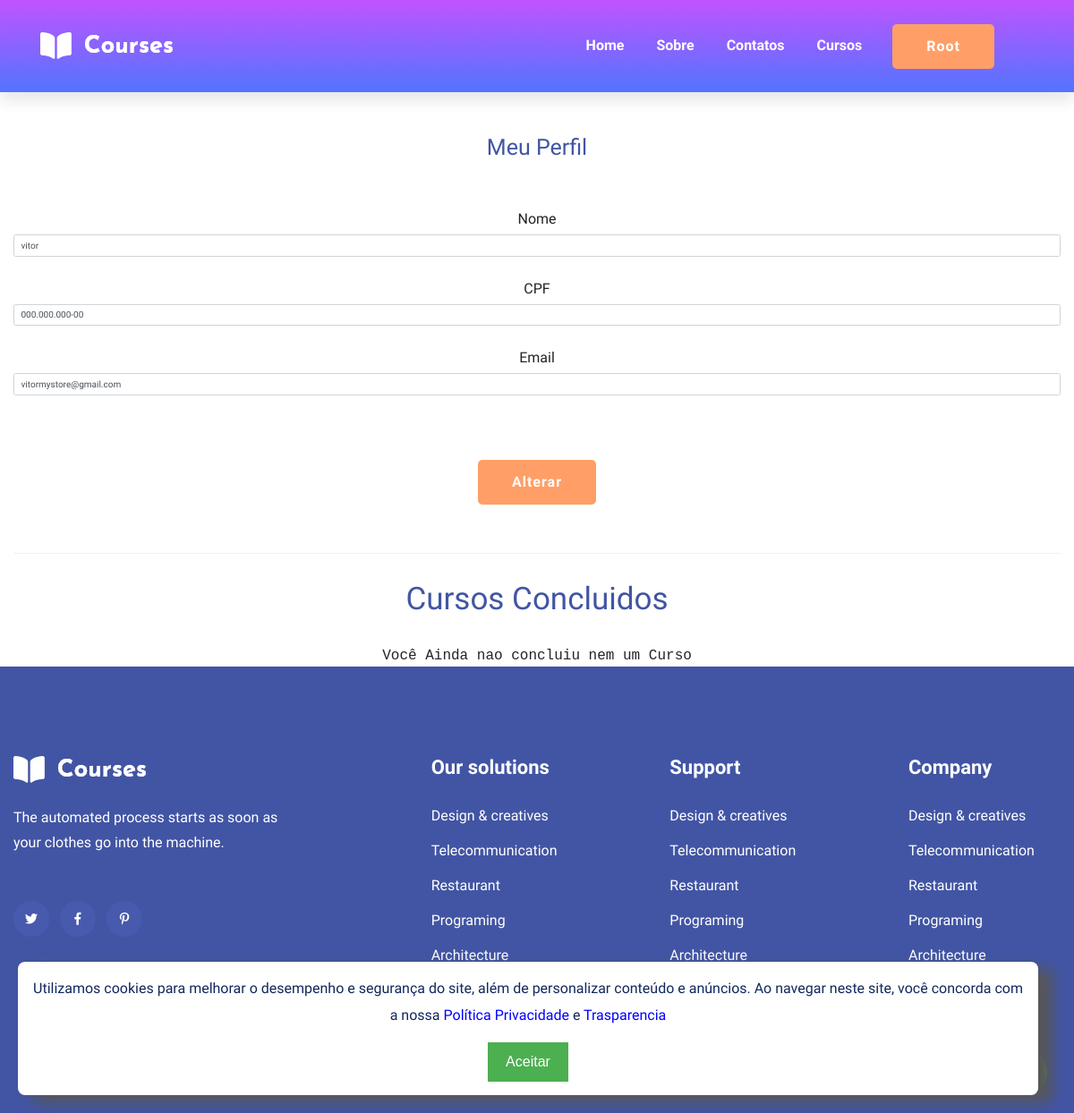
/area_aluno/ (signed in), run on the app's committed database.
### usuarios/models.py (models this page shows)
class USUARIO(AbstractUser):
    cpf = models.CharField(blank=True, max_length=18)

### usuarios/views.py (the view, shortened to what this page needs)
# urls.py: path('area_aluno/',views.area_aluno, name='area_aluno'),
@transaction.atomic
def area_aluno(request):
    if request.method == "GET":
        username = request.user.username
        first_name = request.user.first_name
        cpf = request.user.cpf
        email = request.user.email
        curso_concluido = ProgressoAula.objects.filter(usuario=request.user,baixou_certificado=True)
        return render(request,'area_aluno.html',{
                                                'username':username,
                                                'first_name':first_name,
                                                'cpf': cpf,
                                                'email':email,
                                                'curso_concluido':curso_concluido
                                                    })
    messages.add_message(request, constants.SUCCESS, 'Dados de Usuario Alterado com Sucesso, Faça novamente o Login para Validar')
    return redirect('/login')

### usuarios/templates/area_aluno.html (shortened to what this page needs)
{% extends 'base-novo.html'%}
{% block 'body' %}
    <main class="container text-center">
            <div class="box text-center logar">
                <form method="POST">{% csrf_token %}
                    <div class="logar-form">
                    <h1 class="titulo font-degrade borda-bottom-degrade">Meu Perfil</h2>
                    <br>
                    <br>
                    <label for="name">Nome</label>
                    <input type="text" class="form-control input-cadastro" value="{{first_name}}" name="first_name" placeholder="nome de usuário">
                    <br>
                    <label for="name">CPF</label>
                    <input type="text" class="form-control input-cadastro" data-mask="000.000.000-00"  value="{{cpf}}" name="cpf" id="cpf" placeholder="CPF">
                    <br>
                    <label for="name">Email</label>
                    <input type="text" class="form-control input-cadastro" value="{{email}}" name="email" placeholder="Email">
                    <br>
                    <br>
                </div>
                    <br>
                    <input  type="submit" value="Alterar" class="btn btn-success">
                </form>
            </div>
 <br>
<hr>
<h1 class="display-4">Cursos Concluidos</h1>
 {% if curso_concluido %}
        <table class="table">
            <thead class="thead-dark">
              <tr>
                <th scope="col"></th>
                <th scope="col">Curso</th>
                <th scope="col">Progresso</th>
              </tr>
            </thead>
            <tbody>
                {%  for curso in curso_concluido %}
              <tr>
                <th scope="row"><img width="30px" height="30px" src="{{curso.aula.curso.thumb.url}}">'
                </th>
                <td>{{curso.aula.curso}}</td>
                <td> <a type="button" style="color: blue;" href="{% url 'Curso:baixar_certificado'  curso.aula.id  %}">Baixar Certificado</a>
                </td>
              </tr>
              {% endfor %}
            </tbody>
          </table>
          {% else %}
          <br>
          <samp>Você Ainda nao concluiu nem um Curso</samp>
          <br>
          {% endif %}
    </main>
{%endblock%}

### templates/base-novo.html (shortened to what this page needs)
{% load static %}
<!doctype html>
<html class="no-js" lang="zxx">
<head>
    <link rel="stylesheet" href="{% static 'assets/css/bootstrap.min.css' %}">
    <link rel="stylesheet" href="{% static 'assets/css/owl.carousel.min.css' %}">
    <link rel="stylesheet" href="{% static 'assets/css/slicknav.css' %}">
    <link rel="stylesheet" href="{% static 'assets/css/flaticon.css' %}">
    <link rel="stylesheet" href="{% static 'assets/css/progressbar_barfiller.css' %}">
    <link rel="stylesheet" href="{% static 'assets/css/gijgo.css' %}">
    <link rel="stylesheet" href="{% static 'assets/css/animate.min.css' %}">
    <link rel="stylesheet" href="{% static 'assets/css/animated-headline.css' %}">
    <link rel="stylesheet" href="{% static 'assets/css/magnific-popup.css' %}">
    <link rel="stylesheet" href="{% static 'assets/css/fontawesome-all.min.css' %}">
    <link rel="stylesheet" href="{% static 'assets/css/themify-icons.css' %}">
    <link rel="stylesheet" href="{% static 'assets/css/slick.css' %}">
    <link rel="stylesheet" href="{% static 'assets/css/nice-select.css' %}">
    <link rel="stylesheet" href="{% static 'assets/css/style.css' %}">
</head>
<body>
    <header>
        <div class="header-area header-transparent">
            <div class="main-header ">
                <div class="header-bottom  header-sticky sticky-bar">
                    <div class="container-fluid">
                        <div class="row align-items-center">
                            <div class="col-xl-2 col-lg-2">
                                <div class="logo">
                                    <a href="{%url 'principal'%}"><img src="{% static 'assets/img/logo/logo.png' %}"  alt="{% static 'logo-simples.png' %}"></a>
                                </div>
                            </div>
                            <div class="col-xl-10 col-lg-10">
                                <div class="menu-wrapper d-flex align-items-center justify-content-end">
                                    <div class="main-menu d-none d-lg-block">
                                        <nav>
                                            <ul id="navigation">
                                                <li class="active" ><a href="{%url 'principal'%}">Home</a></li>
                                                <li><a href="{%url 'Curso:sobre'%}">Sobre</a></li>
                                                <li><a href="{%url 'Curso:contatos'%}">Contatos</a></li>
                                                {% if user.is_authenticated %}
                                                <li><a href="{% url 'Curso:cursos' %}">Cursos</a></li>
                                                <li><a href="#" class="btn">{{user.username}}</a>
                                                </li>
                                                {% endif %}
                                            </ul>
                                        </nav>
                                    </div>
                                </div>
                            </div>
                            <div class="col-12">
                            </div>
                        </div>
                    </div>
                </div>
            </div>
        </div>
    </header>
    {% block 'body'%}
    {% endblock %}
    <footer>
     <div class="footer-wrappper footer-bg">
        <div class="footer-area footer-padding">
            <div class="container">
                <div class="row justify-content-between">
                    <div class="col-xl-4 col-lg-5 col-md-4 col-sm-6">
                        <div class="single-footer-caption mb-50">
                            <div class="single-footer-caption mb-30">
                                <div class="footer-logo mb-25">
                                    <a href="index.html"><img src="{% static 'assets/img/logo/logo2_footer.png' %}" alt=""></a>
                                </div>
                                <div class="footer-tittle">
                                    <div class="footer-pera">
                                        <p>The automated process starts as soon as your clothes go into the machine.</p>
                                    </div>
                                </div>
                                <div class="footer-social">
                                    <a href="#"><i class="fab fa-twitter"></i></a>
                                    <a href="https://bit.ly/sai4ull"><i class="fab fa-facebook-f"></i></a>
                                    <a href="#"><i class="fab fa-pinterest-p"></i></a>
                                </div>
                            </div>
                        </div>
                    </div>
                    <div class="col-xl-2 col-lg-3 col-md-4 col-sm-5">
                        <div class="single-footer-caption mb-50">
                            <div class="footer-tittle">
                                <h4>Our solutions</h4>
                                <ul>
                                    <li><a href="#">Design & creatives</a></li>
                                    <li><a href="#">Telecommunication</a></li>
                                    <li><a href="#">Restaurant</a></li>
                                    <li><a href="#">Programing</a></li>
                                    <li><a href="#">Architecture</a></li>
                                </ul>
                            </div>
                        </div>
                    </div>
                    <div class="col-xl-2 col-lg-4 col-md-4 col-sm-6">
                        <div class="single-footer-caption mb-50">
                            <div class="footer-tittle">
                                <h4>Support</h4>
                                <ul>
                                    <li><a href="#">Design & creatives</a></li>
                                    <li><a href="#">Telecommunication</a></li>
                                    <li><a href="#">Restaurant</a></li>
                                    <li><a href="#">Programing</a></li>
                                    <li><a href="#">Architecture</a></li>
                                </ul>
                            </div>
                        </div>
                    </div>
                    <div class="col-xl-2 col-lg-3 col-md-4 col-sm-6">
                        <div class="single-footer-caption mb-50">
                            <div class="footer-tittle">
                                <h4>Company</h4>
                                <ul>
                                    <li><a href="#">Design & creatives</a></li>
                                    <li><a href="#">Telecommunication</a></li>
                                    <li><a href="#">Restaurant</a></li>
                                    <li><a href="#">Programing</a></li>
                                    <li><a href="#">Architecture</a></li>
                                </ul>
                            </div>
                        </div>
                    </div>
                </div>
            </div>
        </div>
        <a href="https://api.whatsapp.com/send?phone=553184178315&text=Vim+pelo+site+gostaría+de+ajuda" target="_blank" style="position:fixed;bottom:20px;right:30px;">
          </a>
        <div class="footer-bottom-area">
            <div class="container">
                <div class="footer-border">
                    <div class="row d-flex align-items-center">
                        <div class="col-xl-12 ">
                            <div class="footer-copy-right text-center">
                                <p>
                                  <a href="https://colorlib.com" target="_blank"></a>
                                  </p>
                              </div>
                          </div>
                      </div>
                  </div>
              </div>
          </div>
      </div>
      <div id="cookie-popup" class="cookie-popup">
        <p>Utilizamos cookies para melhorar o desempenho e segurança do site, além de personalizar conteúdo e anúncios. Ao navegar neste site, você concorda com a nossa <a href="" target="_blank" rel="noopener noreferrer" style="color: blue;">Política Privacidade</a> e <a href="" target="_blank" rel="noopener noreferrer" style="color: blue;">Trasparencia</a></p>
        <button id="cookie-accept">Aceitar</button>
    </div>
  </footer>
</body>
</html>

### usuarios/templates/area_aluno.html (style rules this page uses)
.logar-form { padding-top: 150px; }
form { position: relative; z-index: 1; }

### templates/base-novo.html (style rules this page uses)
.cookie-popup { font-family: Arial, Helvetica, sans-serif; display: none; position: fixed; bottom: 0; left: 0; padding: 15px; background-color: #fff; color: #575757; text-align: center; border-radius: 8px; margin: 20px; width: 95%; align-content: center; box-shadow: 1em 0.5em 1em; }
#cookie-accept { background-color: #4CAF50; color: white; border: none; padding: 10px 20px; text-align: center; text-decoration: none; display: inline-block; font-size: 16px; cursor: pointer; }

### data on the page
USUARIO: username "Root", first_name "vitor", cpf "000.000.000-00", email "vitormystore@gmail.com"
